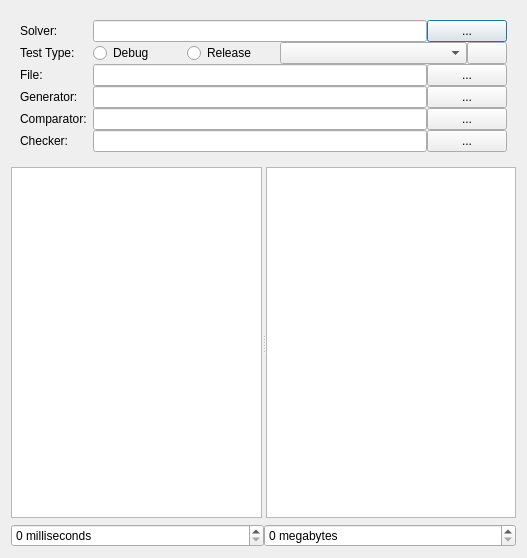
<?xml version="1.0" encoding="UTF-8"?>
<ui version="4.0">
 <class>TestParamsEditor</class>
 <widget class="QDialog" name="TestParamsEditor">
  <property name="geometry">
   <rect>
    <x>0</x>
    <y>0</y>
    <width>527</width>
    <height>558</height>
   </rect>
  </property>
  <property name="sizePolicy">
   <sizepolicy hsizetype="Preferred" vsizetype="Preferred">
    <horstretch>0</horstretch>
    <verstretch>0</verstretch>
   </sizepolicy>
  </property>
  <property name="windowTitle">
   <string>Test Parameters</string>
  </property>
  <layout class="QVBoxLayout" name="verticalLayout_2">
   <item>
    <widget class="QWidget" name="widget" native="true">
     <property name="sizePolicy">
      <sizepolicy hsizetype="Preferred" vsizetype="Fixed">
       <horstretch>0</horstretch>
       <verstretch>0</verstretch>
      </sizepolicy>
     </property>
     <layout class="QHBoxLayout" name="horizontalLayout_6">
      <item>
       <layout class="QFormLayout" name="formLayout">
        <property name="sizeConstraint">
         <enum>QLayout::SetDefaultConstraint</enum>
        </property>
        <property name="fieldGrowthPolicy">
         <enum>QFormLayout::AllNonFixedFieldsGrow</enum>
        </property>
        <property name="rowWrapPolicy">
         <enum>QFormLayout::DontWrapRows</enum>
        </property>
        <property name="labelAlignment">
         <set>Qt::AlignLeading|Qt::AlignLeft|Qt::AlignTop</set>
        </property>
        <property name="horizontalSpacing">
         <number>-1</number>
        </property>
        <property name="verticalSpacing">
         <number>0</number>
        </property>
        <item row="0" column="0">
         <widget class="QLabel" name="solverLabel">
          <property name="text">
           <string>Solver:</string>
          </property>
         </widget>
        </item>
        <item row="0" column="1">
         <layout class="QHBoxLayout" name="horizontalLayout_2">
          <item>
           <widget class="QLineEdit" name="solverlineEdit"/>
          </item>
          <item>
           <widget class="QPushButton" name="solverButton">
            <property name="text">
             <string>...</string>
            </property>
           </widget>
          </item>
         </layout>
        </item>
        <item row="1" column="0">
         <widget class="QLabel" name="testTypeLabel_2">
          <property name="text">
           <string>Test Type:</string>
          </property>
         </widget>
        </item>
        <item row="1" column="1">
         <layout class="QHBoxLayout" name="horizontalLayout_4">
          <item>
           <layout class="QHBoxLayout" name="horizontalLayout_8">
            <item>
             <widget class="QRadioButton" name="radioButton">
              <property name="text">
               <string>Debug</string>
              </property>
             </widget>
            </item>
            <item>
             <widget class="QRadioButton" name="radioButton_2">
              <property name="text">
               <string>Release</string>
              </property>
             </widget>
            </item>
           </layout>
          </item>
          <item>
           <widget class="QComboBox" name="testTypeComboBox"/>
          </item>
          <item>
           <widget class="QPushButton" name="graphButton">
            <property name="sizePolicy">
             <sizepolicy hsizetype="Fixed" vsizetype="Fixed">
              <horstretch>0</horstretch>
              <verstretch>0</verstretch>
             </sizepolicy>
            </property>
            <property name="text">
             <string/>
            </property>
           </widget>
          </item>
         </layout>
        </item>
        <item row="5" column="0">
         <widget class="QLabel" name="generatorLabel">
          <property name="text">
           <string>Generator:</string>
          </property>
         </widget>
        </item>
        <item row="5" column="1">
         <layout class="QHBoxLayout" name="generatorhorizontalLayout_6">
          <property name="spacing">
           <number>-1</number>
          </property>
          <item>
           <widget class="QLineEdit" name="generatorlineEdit"/>
          </item>
          <item>
           <widget class="QPushButton" name="generatorButton">
            <property name="text">
             <string>...</string>
            </property>
           </widget>
          </item>
         </layout>
        </item>
        <item row="6" column="0">
         <widget class="QLabel" name="comparatorLabel">
          <property name="text">
           <string>Comparator:</string>
          </property>
         </widget>
        </item>
        <item row="6" column="1">
         <layout class="QHBoxLayout" name="comparehorizontalLayout_7">
          <item>
           <widget class="QLineEdit" name="comparatorlineEdit"/>
          </item>
          <item>
           <widget class="QPushButton" name="comparatorButton">
            <property name="text">
             <string>...</string>
            </property>
           </widget>
          </item>
         </layout>
        </item>
        <item row="7" column="0">
         <widget class="QLabel" name="checkerLabel">
          <property name="text">
           <string>Checker:</string>
          </property>
         </widget>
        </item>
        <item row="7" column="1">
         <layout class="QHBoxLayout" name="horizontalLayout_5">
          <item>
           <widget class="QLineEdit" name="checkerlineEdit"/>
          </item>
          <item>
           <widget class="QPushButton" name="checkerButton">
            <property name="text">
             <string>...</string>
            </property>
           </widget>
          </item>
         </layout>
        </item>
        <item row="4" column="0">
         <widget class="QLabel" name="fileLabel">
          <property name="text">
           <string>File:</string>
          </property>
         </widget>
        </item>
        <item row="4" column="1">
         <layout class="QHBoxLayout" name="horizontalLayout_3">
          <item>
           <widget class="QLineEdit" name="filelineEdit"/>
          </item>
          <item>
           <widget class="QPushButton" name="fileButton">
            <property name="text">
             <string>...</string>
            </property>
           </widget>
          </item>
         </layout>
        </item>
       </layout>
      </item>
     </layout>
    </widget>
   </item>
   <item>
    <widget class="QSplitter" name="splitter">
     <property name="orientation">
      <enum>Qt::Horizontal</enum>
     </property>
     <widget class="QPlainTextEdit" name="input"/>
     <widget class="QPlainTextEdit" name="output"/>
    </widget>
   </item>
   <item>
    <layout class="QVBoxLayout" name="verticalLayout">
     <property name="spacing">
      <number>0</number>
     </property>
     <item>
      <layout class="QHBoxLayout" name="horizontalLayout_7">
       <item>
        <widget class="QSpinBox" name="cpuBox">
         <property name="suffix">
          <string notr="true"> milliseconds</string>
         </property>
         <property name="maximum">
          <number>1000000</number>
         </property>
        </widget>
       </item>
       <item>
        <widget class="QSpinBox" name="memBox">
         <property name="suffix">
          <string notr="true"> megabytes</string>
         </property>
         <property name="maximum">
          <number>1025</number>
         </property>
        </widget>
       </item>
      </layout>
     </item>
    </layout>
   </item>
  </layout>
 </widget>
 <resources/>
 <connections/>
</ui>
